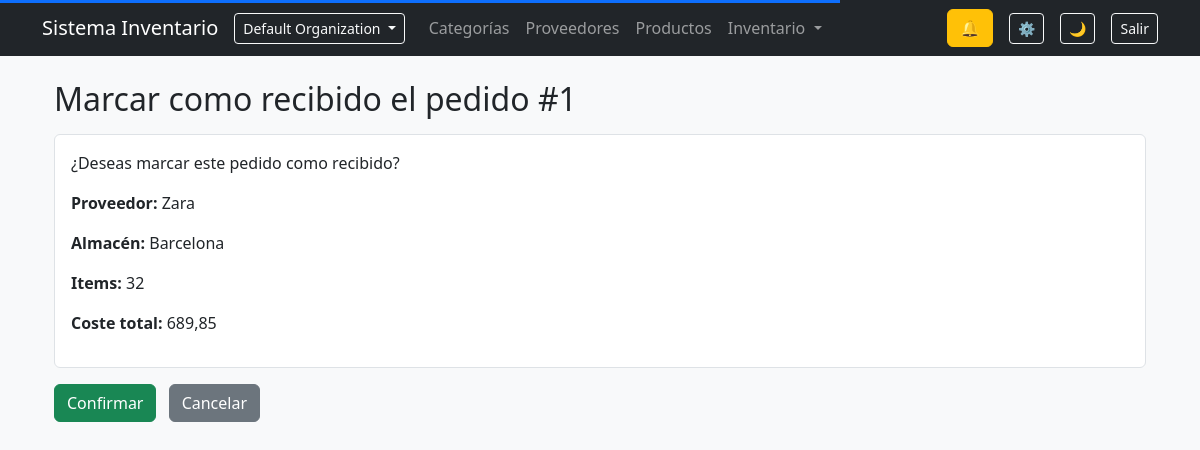
The app's page /inventory/orders/1/recibir/ (signed in) with its own data.
### organizations/models.py (models this page shows, shortened)
class Organization(models.Model):
    name = models.CharField(max_length=150)
    slug = models.SlugField(unique=True)
    owner = models.ForeignKey(
        User,
        on_delete=models.CASCADE,
        related_name="owned_organizations"
    )
    created_at = models.DateTimeField(auto_now_add=True)
    class Meta:
        ordering = ["name"]
    def __str__(self):
        return self.name

### inventory/models/orders.py (models this page shows, shortened)
class Order(models.Model):
    STATUS_CHOICES = (
        ("pending", "Pendiente"),
        ("sent", "Enviado"),
        ("received", "Recibido"),
        ("cancelled", "Cancelado"),
        ("partially_received", "Parcialmente recibido"),
        ("backordered", "Backorder"),
    )
    organization = models.ForeignKey(
        Organization,
        on_delete=models.CASCADE,
        related_name="orders",
        db_index=True,
    )
    supplier = models.ForeignKey(
        Supplier,
        on_delete=models.SET_NULL,
        null=True,
        related_name="orders",
    )
    location = models.ForeignKey(
        Location,
        on_delete=models.SET_NULL,
        null=True,
        related_name="orders",
    )
    status = models.CharField(max_length=20, choices=STATUS_CHOICES, default="pending")
    created_at = models.DateTimeField(auto_now_add=True)
    sent_at = models.DateTimeField(null=True, blank=True)
    received_at = models.DateTimeField(null=True, blank=True)
    estimated_arrival = models.DateField(null=True, blank=True)
    class Meta:
        ordering = ["-created_at"]
        indexes = [
            models.Index(fields=["organization", "created_at"]),
        ]
    @property
    def total_items(self):
        return sum(item.quantity for item in self.items.all())
    @property
    def total_cost(self):
        return sum(item.total_cost for item in self.items.all())

class OrderItem(models.Model):
    organization = models.ForeignKey(
        Organization,
        on_delete=models.CASCADE,
        related_name="order_items",
        db_index=True,
    )
    order = models.ForeignKey(
        Order,
        on_delete=models.CASCADE,
        related_name="items",
    )
    product = models.ForeignKey(
        Product,
        on_delete=models.SET_NULL,
        null=True,
        related_name="order_items",
    )
    quantity = models.PositiveIntegerField()
    cost_price = models.DecimalField(max_digits=10, decimal_places=2)
    class Meta:
        indexes = [
            models.Index(fields=["organization", "order"]),
        ]
    @property
    def total_cost(self):
        return self.quantity * self.cost_price

### suppliers/models.py (models this page shows)
class Supplier(models.Model):
    organization = models.ForeignKey(
        Organization,
        on_delete=models.CASCADE,
        related_name="suppliers",
        db_index=True,
    )
    name = models.CharField(max_length=150, db_index=True)
    contact_name = models.CharField(max_length=100, blank=True)
    email = models.EmailField(blank=True)
    phone = models.CharField(max_length=20, blank=True)
    address = models.TextField(blank=True)
    lead_time_days = models.PositiveIntegerField(default=0)
    default_order_quantity = models.PositiveIntegerField(default=0, blank=True)
    class Meta:
        ordering = ['name']
        unique_together = ("organization", "name")
        indexes = [
            models.Index(fields=["organization", "name"]),
        ]
    def __str__(self):
        return self.name

### inventory/models/locations.py (models this page shows)
class Location(models.Model):
    organization = models.ForeignKey(
        Organization,
        on_delete=models.CASCADE,
        related_name="locations",
        db_index=True,
    )
    name = models.CharField(max_length=150)
    address = models.TextField(blank=True)
    is_active = models.BooleanField(default=True)
    class Meta:
        ordering = ["name"]
        unique_together = ("organization", "name")
        indexes = [
            models.Index(fields=["organization", "name"]),
        ]
    def __str__(self):
        return self.name

### accounts/decorators.py (the view)
        def _wrapped_view(request, *args, **kwargs):
            request.user._request = request
            result = permission_func(request.user)
            if not result:
                return HttpResponseForbidden("No tienes permisos para acceder a auditoría.")
            return view_func(request, *args, **kwargs)

### accounts/permissions.py (called while the page is built)
def _get_membership(user):
    if not user or not user.is_authenticated:
        return None
    request = getattr(user, "_request", None)
    if request and hasattr(request, "organization"):
        print("REQUEST ORG:", request.organization)
        membership = (
            user.memberships
            .filter(organization=request.organization, is_active=True)
            .first()
        )
        return membership
    membership = user.memberships.filter(is_active=True).first()
    return membership

def _has_role(user, roles):
    membership = _get_membership(user)
    if not membership:
        return False
    return membership.role in roles

def _is_owner(user):
    return _has_role(user, [Membership.Roles.OWNER])

def _is_admin(user):
    return _has_role(user, [Membership.Roles.OWNER, Membership.Roles.ADMIN])

def _is_manager(user):
    return _has_role(user, [
        Membership.Roles.OWNER,
        Membership.Roles.ADMIN,
        Membership.Roles.MANAGER
    ])

def _is_staff(user):
    return _has_role(user, [
        Membership.Roles.OWNER,
        Membership.Roles.ADMIN,
        Membership.Roles.MANAGER,
        Membership.Roles.STAFF
    ])

def can_view_products(user):
    return _is_staff(user)

def can_create_products(user):
    return _is_manager(user)

def can_edit_products(user):
    return _is_manager(user)

def can_delete_products(user):
    return _is_admin(user)

def can_export_products(user):
    return _is_manager(user)

def can_view_categories(user):
    return _is_staff(user)

def can_manage_categories(user):
    return _is_manager(user)

def can_view_suppliers(user):
    return _is_staff(user)

def can_manage_suppliers(user):
    return _is_manager(user)

def can_view_locations(user):
    return _is_staff(user)

def can_manage_locations(user):
    return _is_admin(user)

def can_view_inventory(user):
    return _is_staff(user)

def can_create_inventory(user):
    return _is_staff(user)

def can_edit_inventory(user):
    return _is_manager(user)

def can_confirm_inventory(user):
    return _is_manager(user)

def can_view_transfers(user):
    return _is_staff(user)

def can_create_transfer(user):
    return _is_staff(user)

def can_confirm_transfer(user):
    return _is_manager(user)

def can_view_orders(user):
    return _is_staff(user)

def can_create_order(user):
    return _is_manager(user)

def can_edit_order(user):
    return _is_manager(user)

def can_send_order(user):
    return _is_manager(user)

def can_cancel_order(user):
    return _is_manager(user)

### inventory/templates/inventory/orders/receive.html (shortened to what this page needs)
{% extends "base.html" %}
{% block content %}
<div class="container mt-4">
    <h2 class="mb-3">Marcar como recibido el pedido #{{ order.id }}</h2>
    <div class="card mb-3">
        <div class="card-body">
            <p>¿Deseas marcar este pedido como recibido?</p>
            <p><strong>Proveedor:</strong> {{ order.supplier }}</p>
            <p><strong>Almacén:</strong> {{ order.location }}</p>
            <p><strong>Items:</strong> {{ order.total_items }}</p>
            <p><strong>Coste total:</strong> {{ order.total_cost }}</p>
        </div>
    </div>
    <form method="post" class="d-inline">
        <button class="btn btn-success">Confirmar</button>
    </form>
    <a href="{% url 'order_detail' order.id %}" class="btn btn-secondary ms-2">Cancelar</a>
</div>
{% endblock %}

### templates/partials/navbar.html (shortened to what this page needs)
<nav class="navbar navbar-expand-lg navbar-dark bg-dark mb-4">
    <div class="container">
        <a class="navbar-brand" href="{% url 'dashboard' %}">Sistema Inventario</a>
        <div class="collapse navbar-collapse" id="navbarMain">
            <div class="dropdown me-3">
                <button class="btn btn-sm btn-outline-light dropdown-toggle" data-bs-toggle="dropdown">
                    {{ organization.name }}
                </button>
            </div>
            <ul class="navbar-nav me-auto mb-2 mb-lg-0">
                <li class="nav-item"><a href="/categorias/" class="nav-link">Categorías</a></li>
                <li class="nav-item"><a href="/proveedores/" class="nav-link">Proveedores</a></li>
                <li class="nav-item"><a href="/productos/" class="nav-link">Productos</a></li>
                <li class="nav-item dropdown">
                    <a class="nav-link dropdown-toggle" href="#" data-bs-toggle="dropdown">
                        Inventario
                    </a>
                </li>
            </ul>
            <div class="d-flex align-items-center gap-3 me-3">
                <div id="notifications-bell"
                     hx-get="{% url 'notifications:notifications_counter' %}"
                     hx-trigger="load, inventory:notifications_updated from:body"
                     hx-target="this"
                     hx-swap="outerHTML">
                    {% include 'notifications/partials/bell.html' %}
                </div>
                <a href="{% url 'notification_preferences' %}"
                   class="btn btn-sm btn-outline-light"
                   title="Configurar notificaciones">
                    ⚙️
                </a>
            </div>
            <button id="themeToggle" class="btn btn-sm btn-outline-light me-3">🌙</button>
            <form method="post" action="{% url 'logout' %}">
                <button class="btn btn-sm btn-outline-light">Salir</button>
            </form>
        </div>
    </div>
</nav>

### static/css/core.css (style rules this page uses)
:root { --bg: #f8f9fa; --text: #212529; --card: #ffffff; --border: #dee2e6; }
body { background: var(--bg); color: var(--text); transition: background .25s ease, color .25s ease; }
.card { background: var(--card); border-color: var(--border); }

### dashboard/static/dashboard/css/dashboard.css (style rules this page uses)
:root { --section-bg: #ffffff; --sub-bg: #414040; --sub-text: #fafafa; }
.card { background-color: var(--section-bg); }

### records on screen
Organization: name "Default Organization"
Order: id "1", supplier "Zara", location "Barcelona", total_items "32", total_cost "689,85"
